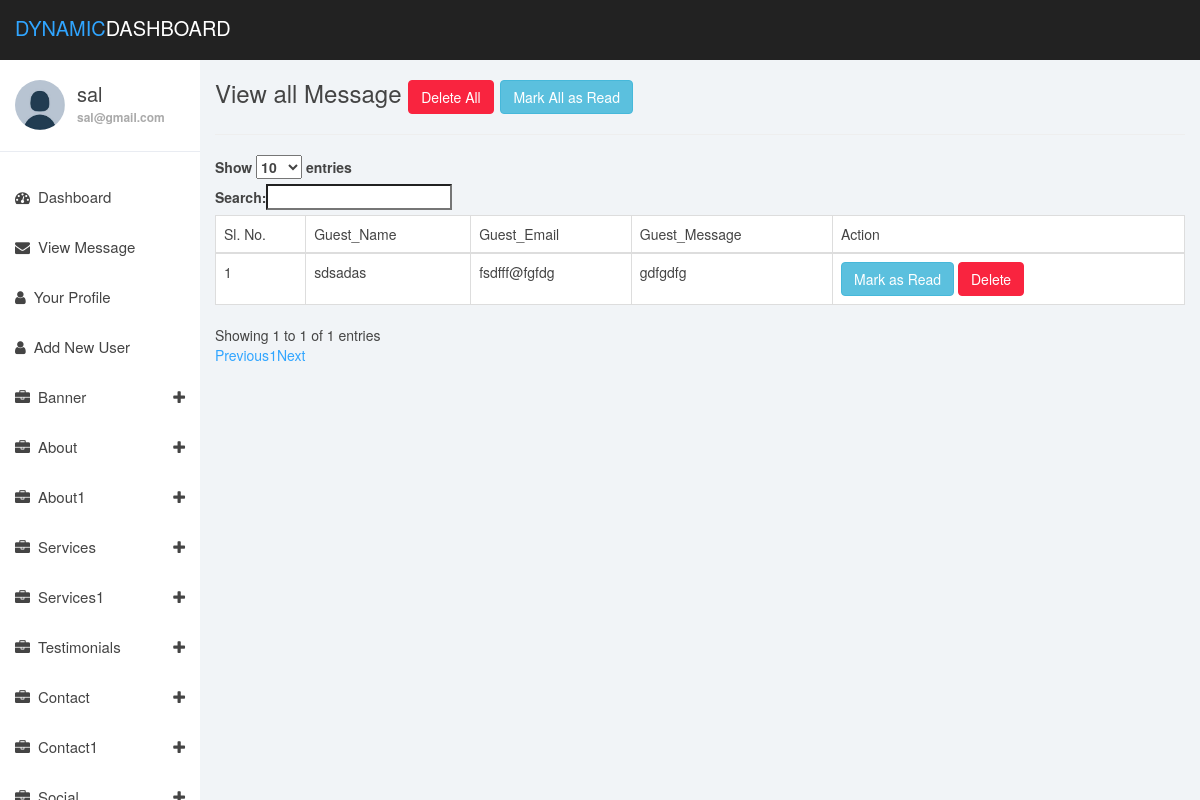
Page /contactmessageview.php (signed in) on the committed database.
### tables this page shows
CREATE TABLE `contact_message` (
  `id` int(10) NOT NULL,
  `guest_name` varchar(100) NOT NULL,
  `guest_email` varchar(100) NOT NULL,
  `guest_message` text NOT NULL,
  `status` int(2) NOT NULL DEFAULT '1'
);

### contactmessageview.php (the view, shortened to what this page needs)
<?php
require_once('includes/header.php');
require_once('db.php');
$query_string ="SELECT * FROM contact_message";
$db_return = mysqli_query($db_connection, $query_string);
?>
<div class="col-md-12">
  <h3>View all Message
    <a href="deleteall.php" class="btn btn-danger">Delete All</a>
    <a href="markasreadall.php" class="btn btn-info">Mark All as Read</a>
    <hr>
  </h3>
  <table class="table table-bordered" id="allmessage">
    <thead>
      <td>Sl. No.</td>
      <td>Guest_Name</td>
      <td>Guest_Email</td>
      <td>Guest_Message</td>
      <td>Action</td>
    </thead>
    <?php
    $counter = 1;
    foreach ($db_return as $contact_message){
    ?>
    <tr>
    <?php
    if($contact_message['status'] == 1){
    ?>
    <style="background-color:#b2beb5";>
    <?php
    }
    ?>
      <td><?=$counter?></td>
      <td><?=$contact_message['guest_name']?></td>
      <td><?=$contact_message['guest_email']?></td>
      <td><?=$contact_message['guest_message']?></td>
      <td>
        <?php
        if($contact_message['status'] == 1){
        ?>
        <a href="markasread.php?id=<?=$contact_message['id']?>" class="btn btn-info">Mark as Read</a>
        <?php
        }
        ?>
        <button class="btn btn-danger delete_message" value="deletemessage.php?id=<?=$contact_message['id']?>">Delete</button>
      </td>
    </tr>
    <?php
    $counter++;
    }
    ?>
  </table>
</div>
<?php
 require_once('includes/footer.php');
?>

### dashboard_assets/css/styles.css (style rules this page uses)
body { background: #f1f4f7; padding-top: 60px; font-size: 14px; color: #444444; font-family: "Montserrat", "Helvetica Neue", Helvetica, Arial, sans-serif; }
a, a:hover, a:focus { color: #30a5ff; }
h1, h2, h3, h4, h5, h6 { color: #444444; }
h3, h4 { font-weight: 300; }
.btn-danger, .btn-danger:hover, .btn-danger:focus, .btn-danger:active, .btn-danger.active, .open > .dropdown-toggle.btn-danger, .btn-danger.disabled, .btn-danger[disabled], fieldset[disabled] .btn-danger, .btn-danger.disabled:hover, .btn-danger[disabled]:hover, fieldset[disabled] .btn-danger:hover, .btn-danger.disabled:focus, .btn-danger[disabled]:focus, fieldset[disabled] .btn-danger:focus, .btn-danger.disabled:active, .btn-danger[disabled]:active, fieldset[disabled] .btn-danger:active, .btn-danger.disabled.active, .btn-danger[disabled].active, fieldset[disabled] .btn-danger.active { background-color: #f9243f; border-color: #f9243f; }
.table { background: #fff; }

### rows in the picture
contact_message: guest_name "sdsadas", guest_email "fsdfff@fgfdg", guest_message "gdfgdfg"

### other values in the picture
$_SESSION['username'] "sal"
$_SESSION['useremail'] "sal@gmail.com"
